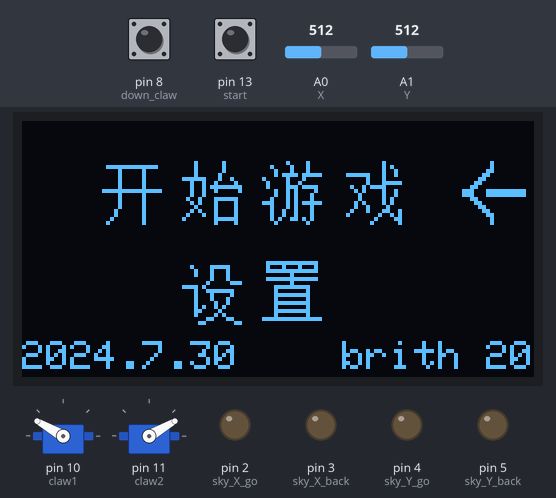
The sketch below on a simulated Arduino Uno, built with avr-gcc and run on an emulated ATmega328P. Shown: 128×64 one-colour display, 2 × servo, output pins drawn as LEDs (lit = HIGH). The inputs (shaded band) are chosen by the test bench; at power-on: pin 8 (down_claw) HIGH, A0 (X) = 512, pin 13 (start) LOW, A1 (Y) = 512. What the sketch prints to the serial monitor is not drawn.

Above: at 1.2 s.
1.3 s: pin 8 (down_claw) pulled LOW for 3.2 s
At 1.7 s:
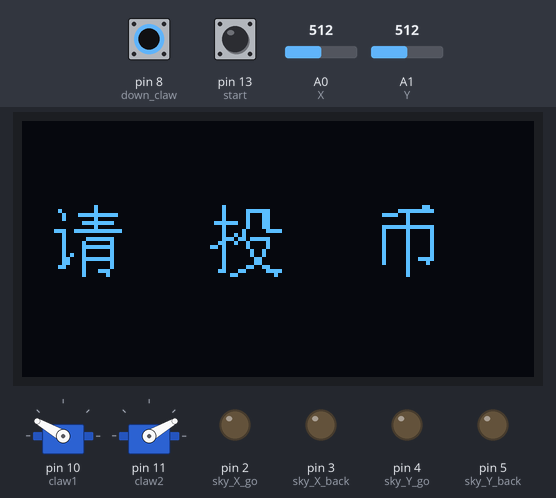
7.5 s: A0 (X) set to 660
At 8.1 s:
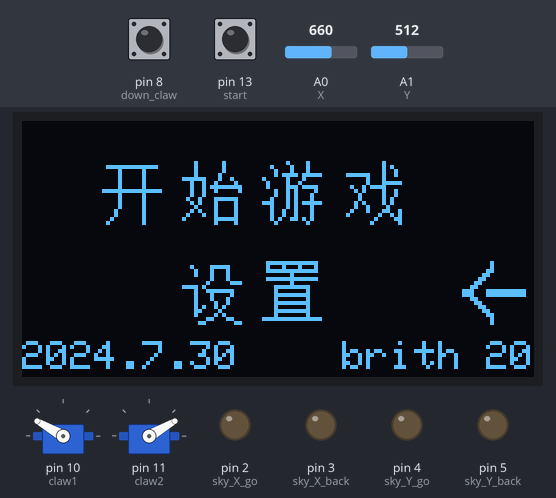
9.1 s: pin 8 (down_claw) pulled LOW for 0.15 s
At 10.5 s:
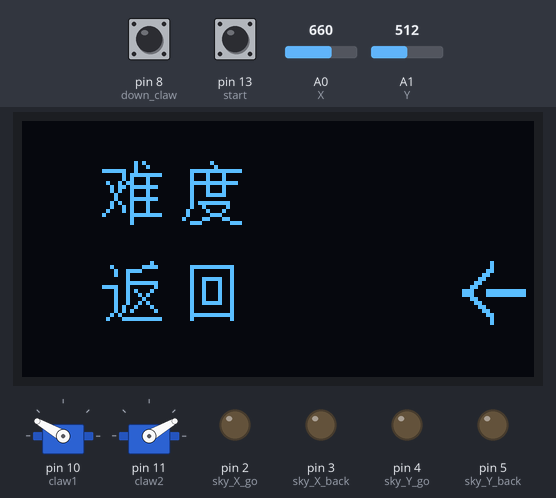
10.8 s: A0 (X) set to 390
At 11.7 s:
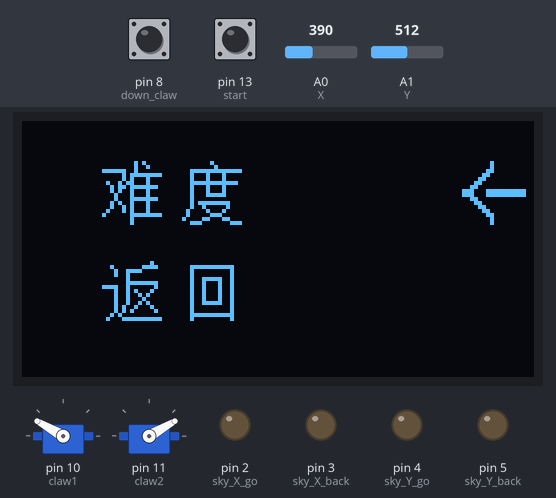
12.3 s: pin 8 (down_claw) pulled LOW for 1 s
At 12.69 s:
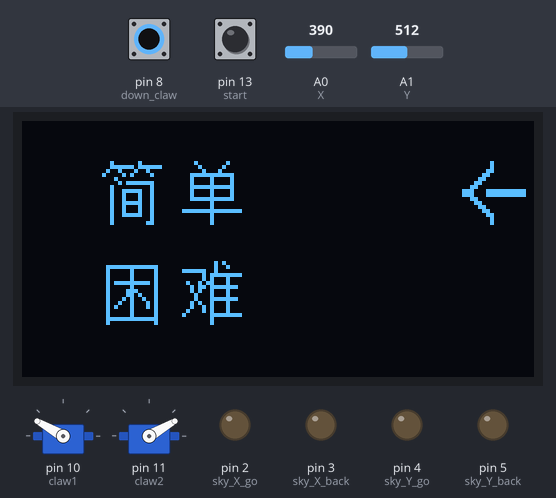
14.8 s: pin 13 (start) pulled HIGH for 0.15 s
At 16.2 s:
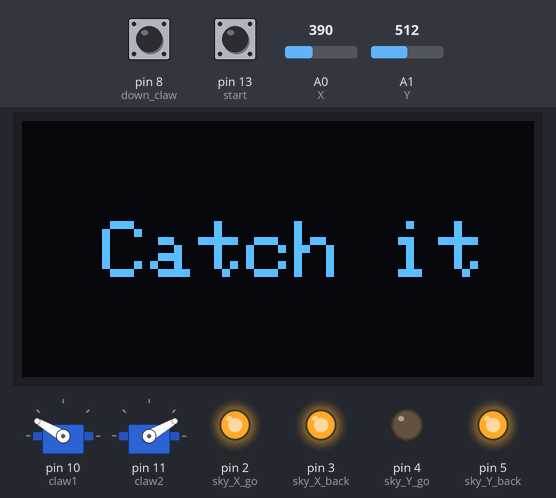
Timing chart, 0 to 17.4 s (numbered marks = the images above; inputs shaded):
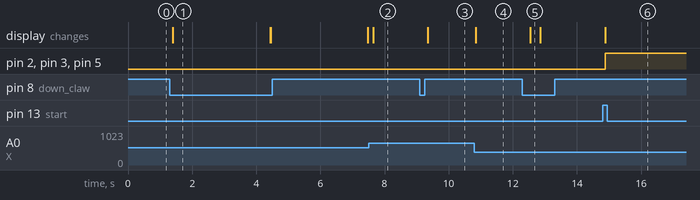

The sketch:

claw_baby.ino
```cpp
#include <Servo.h>
#include<Wire.h>
#include"UI.h"
#include"start.h"
#include"setting.h"
//天桥
#define sky_X_go 2
#define sky_X_back 3

#define sky_Y_go 4
#define sky_Y_back 5
//升降
#define down 6
#define up 7
//摇杆数据
#define X A0
#define Y A1
//爪子舵机
#define claw1 10
#define claw2 11

#define down_claw 8

//投币
#define start 13

Servo myservo1;
Servo myservo2;

int start_date;
int down_claw_date;
int x ;
int y ;
int jk = 0;
int l;
int r;
int mn = 1;
void zhuawawa() {
  x = analogRead(X);
  y = analogRead(Y);
  down_claw_date = digitalRead(down_claw);
  start_date = 1;
  //下爪
  if (down_claw_date == 0   ) {
    DOWN();
    delay(2000);
    myservo1.write(r);//-
    myservo2.write(l);//+
    delay (800);
    UP();
    delay(3000);
    myservo1.write(150);//right
    myservo2.write(30);//left
    start_date = 0;
  }


  //天桥运动
  if (y <= 1023 && y > 650) {
    x_turn1();
  }
  if (y >= 0 && y < 400) {
    x_turn2();
  }
  if (y >= 400 && y < 650) {
    digitalWrite(sky_X_go, HIGH);
    digitalWrite(sky_X_back, HIGH);
  }
  if (x <= 1023 && x > 650) {
    y_turn1();
  }
  if (x >= 0 && x < 400) {
    y_turn2();
  }
  if (x >= 400 && x < 650) {
    digitalWrite(sky_Y_go, HIGH);
    digitalWrite(sky_Y_back, HIGH);
  }


}

void DOWN() {

  digitalWrite(down, HIGH);
  digitalWrite(up, LOW);


}
void UP() {

  digitalWrite(down, LOW);
  digitalWrite(up, HIGH);

}
void STOP() {
  digitalWrite(down, HIGH);
  digitalWrite(up, HIGH);
}
void y_turn1() {

  digitalWrite(sky_Y_go, HIGH);
  digitalWrite(sky_Y_back, LOW);

}
void y_turn2() {

  digitalWrite(sky_Y_go, LOW);
  digitalWrite(sky_Y_back, HIGH);

}
void x_turn1() {

  digitalWrite(sky_X_go, HIGH);
  digitalWrite(sky_X_back, LOW);

}
void x_turn2() {

  digitalWrite(sky_X_go, LOW);
  digitalWrite(sky_X_back, HIGH);

}

void setup() {
  Serial.begin(115200);

  oled.begin(SSD1306_SWITCHCAPVCC, 0x3c);
  l = 90;
  r = 90;
  pinMode(X, INPUT);
  pinMode(Y, INPUT);
  pinMode(sky_X_go, OUTPUT);
  pinMode(sky_X_back, OUTPUT);
  pinMode(sky_Y_go, OUTPUT);
  pinMode(sky_Y_back, OUTPUT);
  pinMode(down_claw, INPUT_PULLUP);
  pinMode(start, INPUT);
  myservo1.write(150);
  myservo2.write(30);
  //  digitalWrite(sky_X_go, LOW);//初始化端口输出为低电平
  //  digitalWrite(sky_X_back, LOW);//初始化端口输出为低电平
  //  digitalWrite(sky_Y_go, LOW);//初始化端口输出为低电平
  //  digitalWrite(sky_Y_back, LOW);//初始化端口输出为低电平
  myservo1.attach(claw1);
  myservo2.attach(claw2);

}

void loop() {
over:
  jk = 0;
   mn = 1;
beginning:
  oled.clearDisplay();
  board();
  age();
  star_t();
  settin_g();
  jianto_u();
  oled.display();
  //choice = 0;
  //投币判断
  start_date = digitalRead(start);
  //下爪键&&确定键&&摇杆选择键
  x = analogRead(X);
  y = analogRead(Y);
  down_claw_date = digitalRead(down_claw);
  if (x <= 1023 && x > 650) {
    int m = x;
    choice = choice + 25;
    if (choice > 40) {
      choice = choice - 25;
    }
  }
  if (x >= 0 && x < 400) {
    int n = x;
    choice = choice - 25;
    if (choice <= 0) {
      choice = choice + 25;
    }
  }

  while (down_claw_date == 0 && choice == 10) {
    int ll;
    start_date = digitalRead(start);
    ll = start_date;
    oled.clearDisplay();
    xiongma_o();
    oled.display();


    //游戏开始
    delay(2);
    while (ll == 1) {
      x = analogRead(X);
      y = analogRead(Y);
      oled.clearDisplay();
      xiazhuazile();
      oled.display();
      delay(2);
      down_claw_date = digitalRead(down_claw);
      //start_date = 1;
      delay(10);
      //下爪
      if (down_claw_date == 0   ) {
        DOWN();
        delay(6600);
        myservo1.write(r);
        myservo2.write(l);
        delay (100);
        UP();
        delay(6700);
        STOP();

        while (mn == 1) {
          x = analogRead(X);
          y = analogRead(Y);
          down_claw_date = digitalRead(down_claw);
          if (y <= 1023 && y > 650) {
            x_turn1();
          }
          if (y >= 0 && y < 400) {
            x_turn2();
          }
          if (y >= 400 && y < 650) {
            digitalWrite(sky_X_go, HIGH);
            digitalWrite(sky_X_back, HIGH);
          }
          if (x <= 1023 && x > 650) {
            y_turn1();
          }
          if (x >= 0 && x < 400) {
            y_turn2();
          }
          if (x >= 400 && x < 650) {
            digitalWrite(sky_Y_go, HIGH);
            digitalWrite(sky_Y_back, HIGH);
          }
          if (down_claw_date == 0   ) {
            delay(200);
            if (down_claw_date == 0   ) {

              myservo1.write(150);
              myservo2.write(30);
              mn = 0;
            }
          }
        }


        ll = 0;
        goto over;
      }

      Serial.println("x坐标");
      Serial.println(x);
      Serial.println("y坐标");
      Serial.println(y);

      //天桥运动
      if (y <= 1023 && y > 650) {
        x_turn1();
      }
      if (y >= 0 && y < 400) {
        x_turn2();
      }
      if (y >= 400 && y < 650) {
        digitalWrite(sky_X_go, HIGH);
        digitalWrite(sky_X_back, HIGH);
      }
      if (x <= 1023 && x > 650) {
        y_turn1();
      }
      if (x >= 0 && x < 400) {
        y_turn2();
      }
      if (x >= 400 && x < 650) {
        digitalWrite(sky_Y_go, HIGH);
        digitalWrite(sky_Y_back, HIGH);
      }

    }
    jk = jk + 1;
    down_claw_date = 0;
    if (jk == 100) {
      down_claw_date = 1;
      jk = 0;
    }
  }


  if (down_claw_date == 0 && choice == 35) {
    delay(200);
    if (down_claw_date == 0 && choice == 35) {

      while (1) {
        oled.clearDisplay();
        nand_u();
        fanhu_i();
        jianto_u();
        oled.display();
        delay(20);
        x = analogRead(X);
        y = analogRead(Y);
        if (x <= 1023 && x > 650) {
          int m = x;
          choice = choice + 25;
          if (choice > 40) {
            choice = choice - 25;
          }
        }
        if (x >= 0 && x < 400) {
          int n = x;
          choice = choice - 25;
          if (choice <= 0) {
            choice = choice + 25;
          }
        }
        down_claw_date = digitalRead(down_claw);
        //点击难度
        if (down_claw_date == 0 && choice == 10) {
          delay(200);
          if (down_claw_date == 0 && choice == 10) {
            while (1) {
              //oled显示部分
              oled.clearDisplay();
              jianda_n();
              kunna_n();
              jianto_u();
              oled.display();
              delay(20);
              x = analogRead(X);
              y = analogRead(Y);
              if (x <= 1023 && x > 650) {
                int m = x;
                choice = choice + 25;
                if (choice > 40) {
                  choice = choice - 25;
                }
              }
              if (x >= 0 && x < 400) {
                int n = x;
                choice = choice - 25;
                if (choice <= 0) {
                  choice = choice + 25;
                }
              }
              down_claw_date = digitalRead(down_claw);
              //难度选择/////////////////////////////
              if (down_claw_date == 0 && choice == 10) {
                delay(200);
                if (down_claw_date == 0 && choice == 10) {
                  l = 90;
                  r = 90;
                  goto beginning;
                }
              }
              if (down_claw_date == 0 && choice == 35) {
                delay(200);
                if (down_claw_date == 0 && choice == 35) {
                  l = 70;
                  r = 110;
                  goto beginning;
                }
              }

              /////////////////////////////
            }
          }
        }
        //返回
        if (down_claw_date == 0 && choice == 35) {
          delay(200);
          if (down_claw_date == 0 && choice == 35) {
            goto beginning;
          }
        }
      }
    }
  }


  Serial.println("x坐标");
  Serial.println(x);
  Serial.println("y坐标");
  Serial.println(y);
  Serial.println("下爪信号");
  Serial.println(down_claw_date);
  Serial.println("开始游戏信号");
  Serial.println(start_date);
  delay(50);

}
```

setting.h
```cpp
void settin_g(){

  oled.drawBitmap(40, 35, she , 16, 16, 1);
  oled.drawBitmap(60, 35, zhi , 16, 16, 1);
  }
  //难度
  void nand_u(){


  oled.drawBitmap(20, 10, nan , 16, 16, 1);
  oled.drawBitmap(40, 10, du , 16, 16, 1);
  }
  //返回
  void fanhu_i(){

  oled.drawBitmap(20, 35, fan , 16, 16, 1);
  oled.drawBitmap(40, 35, hui, 16, 16, 1);
  }
  //简单
  void jianda_n(){


  oled.drawBitmap(20, 10, jian , 16, 16, 1);
  oled.drawBitmap(40, 10, dan, 16, 16, 1);
  }
  //复杂
  void kunna_n(){

  oled.drawBitmap(20, 35, kun , 16, 16, 1);
  oled.drawBitmap(40, 35, lnan, 16, 16, 1);
  }
```

start.h
```cpp
#include<Adafruit_GFX.h>
#include<Adafruit_SSD1306.h>
int choice = 10 ;

void star_t() {

  oled.drawBitmap(20, 10, kai , 16, 16, 1);
  oled.drawBitmap(40, 10, shi , 16, 16, 1);
  oled.drawBitmap(60, 10, you , 16, 16, 1);
  oled.drawBitmap(80, 10, xi , 16, 16, 1);

}
void jianto_u() {

  oled.drawBitmap(110, choice, jiantou , 16, 16, 1);

}
void xiongma_o() {

  oled.drawBitmap(6, 20, xiongmao1, 20, 20, 1);
  oled.drawBitmap(46, 20, xiongmao2 , 20, 20, 1);
  oled.drawBitmap(86, 20, xiongmao3 , 20, 20, 1);

}
void board() {

  oled.setTextSize(1);
  oled.setTextColor(1);
  oled.setCursor(0, 55);
  oled.print("2024.7.30");

}
void age() {

  oled.setTextSize(1);
  oled.setTextColor(1);
  oled.setCursor(80, 55);
  oled.print("brith 20");

}
void xiazhuazile() {

  oled.setTextSize(2);
  oled.setTextColor(1);
  oled.setCursor(20, 25);
  oled.print("Catch it");

}
```

Source omitted: UI.h (data table, 4529 bytes)

Measured:
- after the input at 1.3 s, the display: changes after 0.10 s (image 1)
- after the input at 7.5 s, the display: changes after 0.15 s (image 2)
- after the input at 9.1 s, the display: changes after 0.25 s (image 3)
- after the input at 10.8 s, the display: changes after 0.05 s (image 4)
- after the input at 12.3 s, the display: changes after 0.25 s (image 5)
- after the input at 14.8 s, pin 2 (sky_X_go), pin 3 (sky_X_back), pin 5 (sky_Y_back): LOW → HIGH after 0.09 s; the display: changes after 0.07 s (image 6)
- what the display in image 1 shows lasts 3.0 s, from 1.4 s to 4.4 s
